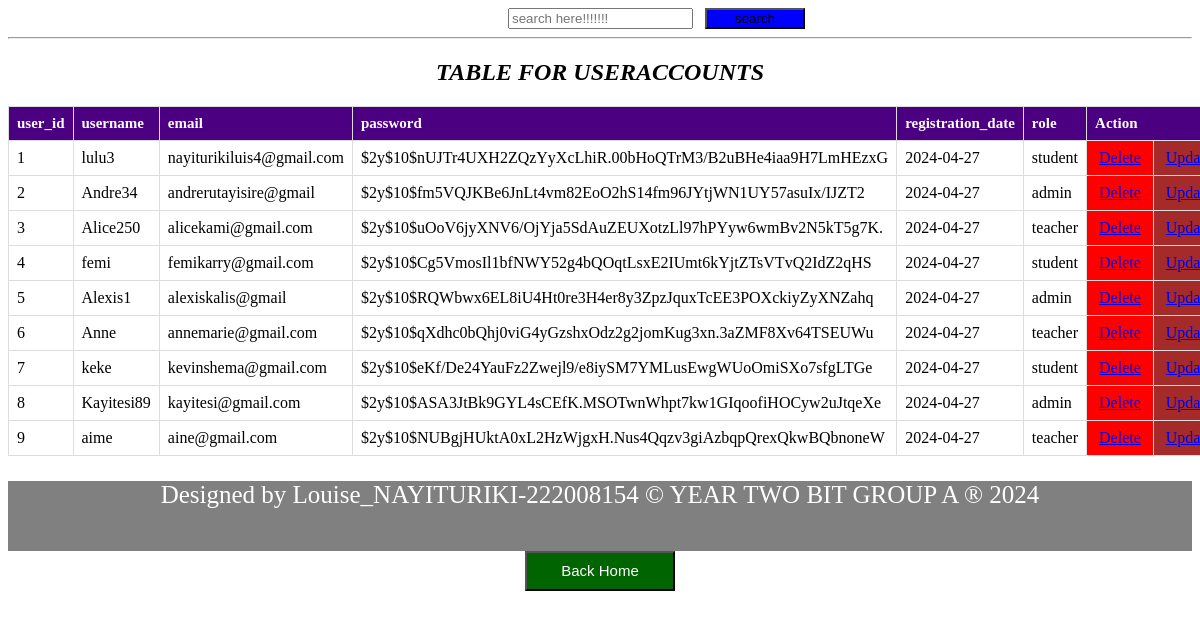
The page /phpcat/useraccountstable.php on the database its author committed.
### tables this page shows
CREATE TABLE `useraccounts` (
  `user_id` int(11) NOT NULL,
  `username` varchar(50) DEFAULT NULL,
  `email` varchar(100) DEFAULT NULL,
  `password` varchar(128) DEFAULT NULL,
  `registration_date` date DEFAULT NULL,
  `role` varchar(50) DEFAULT NULL
);

### phpcat/useraccountstable.php (the view, shortened to what this page needs)
<!DOCTYPE html>
<html>
<head>
</head>
<body>
<div style="margin-left: 500px;"><form action="search.php" method="GET">
      <input type="search" name="query" placeholder="search here!!!!!!!">&nbsp;&nbsp;&nbsp;<button type="submit" style="background-color: blue;width: 100px;">search</button>
    </form></div>
<hr>
    <center>
    <h2><i> TABLE FOR USERACCOUNTS</h2></i></center>
    <table>
        <tr>
            <th>user_id</th>
            <th>username</th>
            <th>email</th>
            <th>password</th>
            <th>registration_date</th>
            <th>role</th>
            <th colspan="2">Action</th>
        </tr>
        <?php
include('databaseconnection.php');
        $sql = "SELECT * FROM useraccounts";
        $result = $connection->query($sql);
        if ($result->num_rows > 0) {
            while ($row = $result->fetch_assoc()) {
                $pid = $row['user_id'];
                echo "<tr>
                    <td>" . $row['user_id'] . "</td>
                    <td>" . $row['username'] . "</td>
                    <td>" . $row['email'] . "</td>
                    <td>" . $row['password'] . "</td>
                    <td>" . $row['registration_date'] . "</td>
                    <td>" . $row['role'] . "</td>
                    <td style='background-color:red'><a style='padding:4px' href='deleteuseraccount.php?id=$pid'>Delete</a></td>
                    <td style='background-color:brown'><a style='padding:4px' href='updateuseraccount.php?id=$pid'>Update</a></td>
                </tr>";
            }
        } else {
            echo "<tr><td colspan='6'>No data found</td></tr>";
        }
        ?>
    </table>
</body>
<div><footer style="background-color:grey;text-align: center;width:100%;height:70px; color: white;font-size: 25px;"><p> Designed by Louise_NAYITURIKI-222008154 &copy YEAR TWO BIT GROUP A &reg 2024</p></footer></div>
<center>
    <button style="background-color: darkgreen; width: 150px;height: 40px;" ><a href="home.html" style=" font-size: 15px;color: white;text-decoration: none" >Back Home</a></button>
</center>
</body>
</html>

### phpcat/useraccountstable.php (style rules this page uses)
table { width: 100%; border-collapse: collapse; }
th, td { border: 1px solid #ddd; padding: 8px; text-align: left; }
th { background-color: indigo; color: white; font-size: 15px; }

### rows shown on the page
useraccounts: user_id "1", username "lulu3", email "nayiturikiluis4@gmail.com", password "$2y$10$nUJTr4UXH2ZQzYyXcLhiR.00bHoQTrM3/B2uBHe4iaa9H7LmHEzxG", registration_date "2024-04-27", role "student"
useraccounts: user_id "2", username "Andre34", email "andrerutayisire@gmail", password "$2y$10$fm5VQJKBe6JnLt4vm82EoO2hS14fm96JYtjWN1UY57asuIx/IJZT2", registration_date "2024-04-27", role "admin"
useraccounts: user_id "3", username "Alice250", email "alicekami@gmail.com", password "$2y$10$uOoV6jyXNV6/OjYja5SdAuZEUXotzLl97hPYyw6wmBv2N5kT5g7K.", registration_date "2024-04-27", role "teacher"
useraccounts: user_id "4", username "femi", email "femikarry@gmail.com", password "$2y$10$Cg5VmosIl1bfNWY52g4bQOqtLsxE2IUmt6kYjtZTsVTvQ2IdZ2qHS", registration_date "2024-04-27", role "student"
useraccounts: user_id "5", username "Alexis1", email "alexiskalis@gmail", password "$2y$10$RQWbwx6EL8iU4Ht0re3H4er8y3ZpzJquxTcEE3POXckiyZyXNZahq", registration_date "2024-04-27", role "admin"
useraccounts: user_id "6", username "Anne", email "annemarie@gmail.com", password "$2y$10$qXdhc0bQhj0viG4yGzshxOdz2g2jomKug3xn.3aZMF8Xv64TSEUWu", registration_date "2024-04-27", role "teacher"
useraccounts: user_id "7", username "keke", email "kevinshema@gmail.com", password "$2y$10$eKf/De24YauFz2Zwejl9/e8iySM7YMLusEwgWUoOmiSXo7sfgLTGe", registration_date "2024-04-27", role "student"
useraccounts: user_id "8", username "Kayitesi89", email "kayitesi@gmail.com", password "$2y$10$ASA3JtBk9GYL4sCEfK.MSOTwnWhpt7kw1GIqoofiHOCyw2uJtqeXe", registration_date "2024-04-27", role "admin"
useraccounts: user_id "9", username "aime", email "aine@gmail.com", password "$2y$10$NUBgjHUktA0xL2HzWjgxH.Nus4Qqzv3giAzbqpQrexQkwBQbnoneW", registration_date "2024-04-27", role "teacher"
